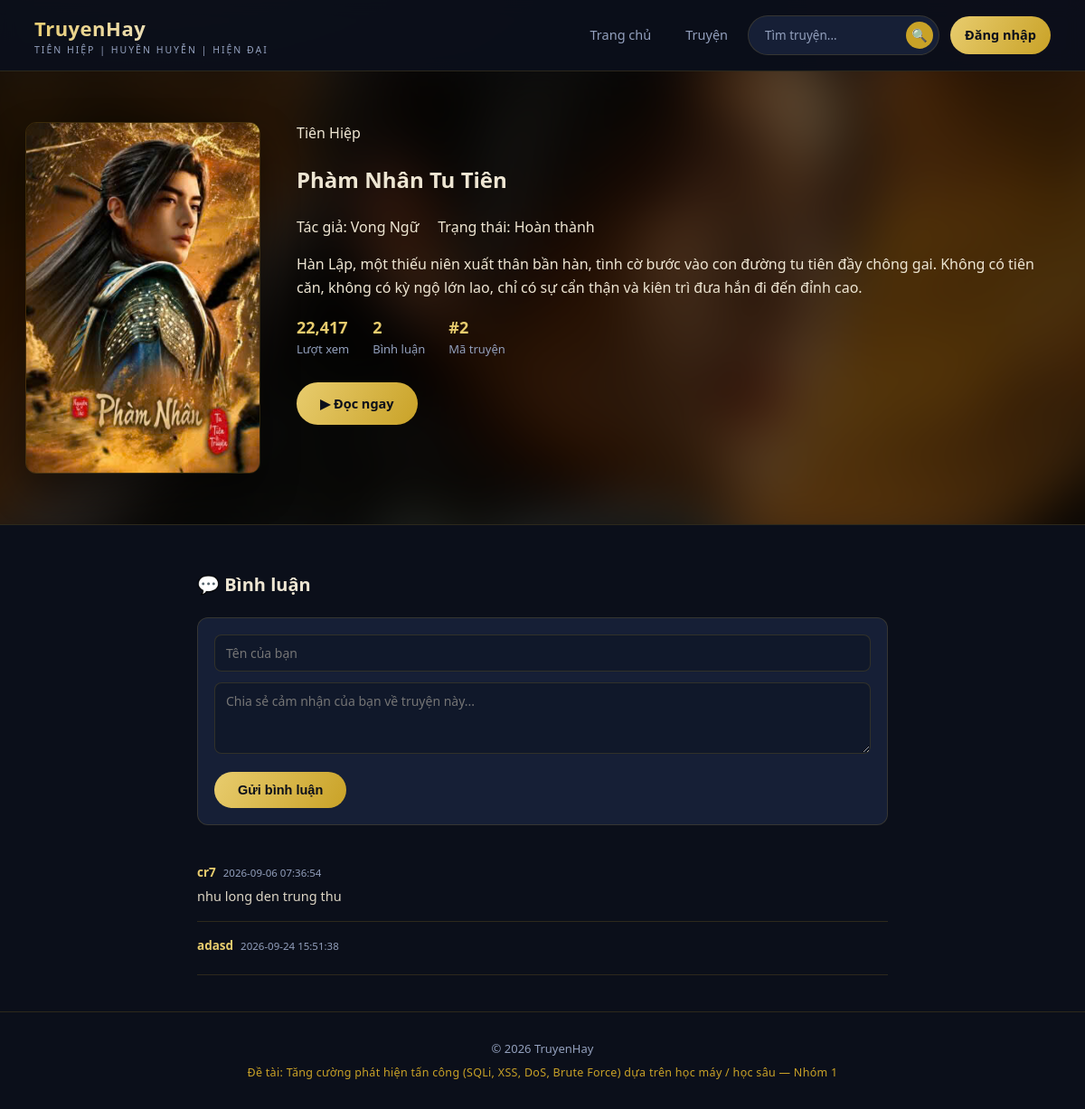
The app's page /truyen/2, older data.
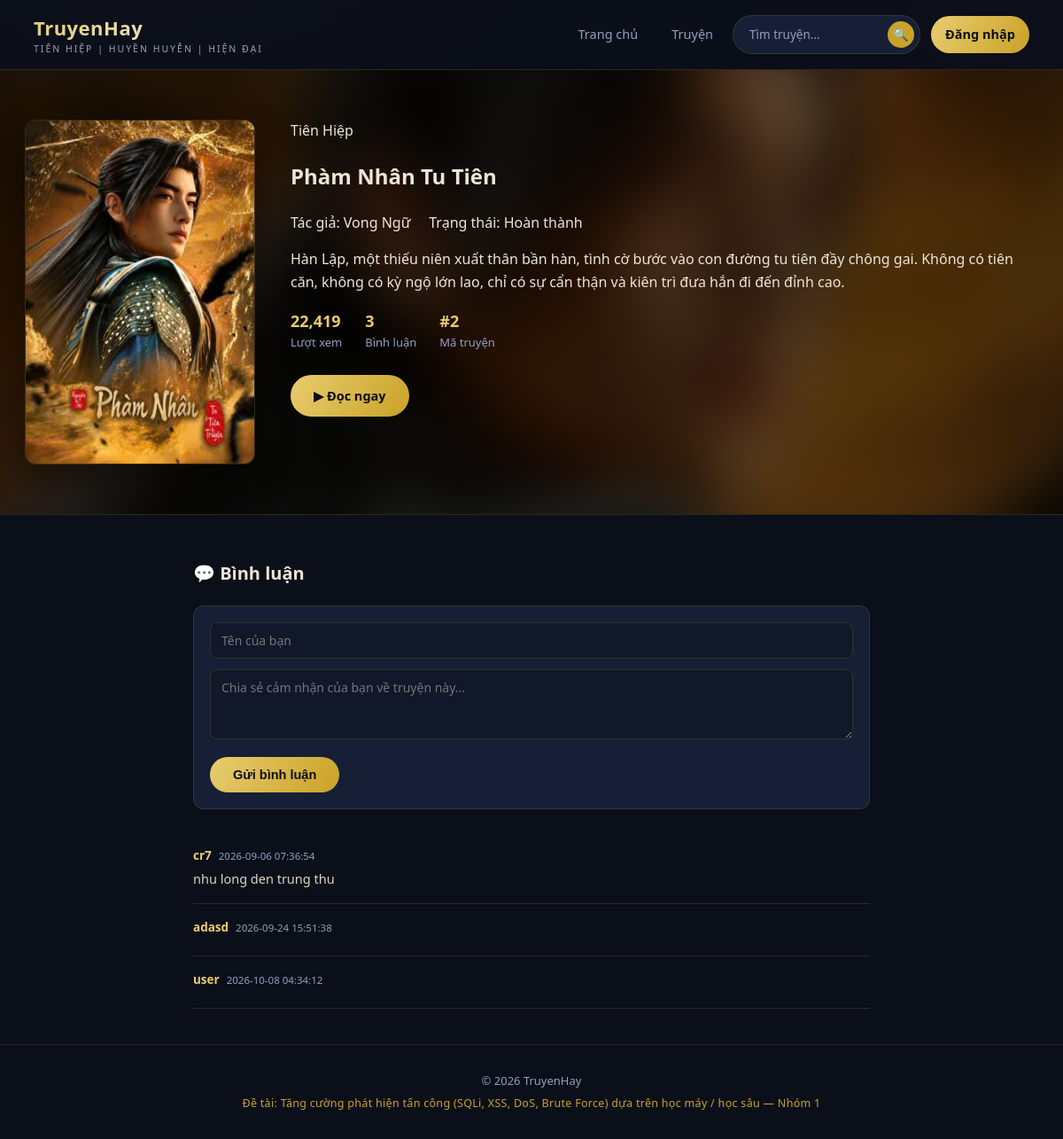
The same page, newer data.
### tables this page shows
CREATE TABLE truyen (
            id INTEGER PRIMARY KEY AUTOINCREMENT,
            title TEXT NOT NULL,
            author TEXT NOT NULL,
            category TEXT NOT NULL,
            description TEXT,
            image TEXT,
            views INTEGER DEFAULT 0,
            status TEXT NOT NULL DEFAULT "Đang ra",
            create_at TIMESTAMP DEFAULT CURRENT_TIMESTAMP
        );

CREATE TABLE comments (
            id INTEGER PRIMARY KEY AUTOINCREMENT,
            truyen_id INTEGER NOT NULL,
            username TEXT NOT NULL,
            content TEXT NOT NULL,
            created_at TIMESTAMP DEFAULT CURRENT_TIMESTAMP,
            FOREIGN KEY (truyen_id) REFERENCES truyen(id)
        );

### app.py (the view, shortened to what this page needs)
@app.route("/truyen/<truyen_id>", methods=["GET", "POST"])
def truyen_detail(truyen_id):
    db = get_db()
    cur = db.cursor()
    if request.method == "GET": #GET
        sql = ("SELECT * FROM truyen WHERE id = {t_id}").format(t_id=truyen_id)
        try: #Lay truyen
            truyen = run_query(sql, fetch="one")
        except sqlite3.Error as e:
            return f"Loi: {e}", 400
        if truyen == None:
            return "Không tìm thấy truyện !", 404
        try: #UPDATE views
            u_sql = "UPDATE truyen SET views = views + 1 WHERE id = {t_id}".format(t_id=truyen_id)
            run_query(u_sql, fetch="none")
        except sqlite3.Error as e:
            pass
        try: #Comments
            cmt_sql = ("SELECT * FROM comments WHERE truyen_id = {id} ORDER BY id"
                       ).format(id=truyen_id)
            comments = run_query(cmt_sql)
        except sqlite3.Error as e:
            comments =[]
        return render_template("truyen_detail.html", truyen=truyen, comments=comments)

### app.py (called while the page is built)
def get_db():
    if "db" not in g:
        g.db = sqlite3.connect(DB_PATH)
        g.db.row_factory = sqlite3.Row
    return g.db

def run_query(query, fetch="all"):
    db = get_db()
    cur = db.cursor()
    cur.execute(query)
    if fetch == "all":
        rows = cur.fetchall()
        return rows
    elif fetch == "one":
        row = cur.fetchone()
        return row
    else:
        db.commit()
        return None

### templates/truyen_detail.html (shortened to what this page needs)
<!DOCTYPE html>
<html lang="vi">
<head>
<link rel="stylesheet" href="{{ url_for('static', filename='style.css') }}">
</head>
<body>
<header class="site-header">
  <div class="header-inner">
    <a href="{{ url_for('index') }}" class="brand">
      <div>
        <div class="brand-text">TruyenHay</div>
        <div class="brand-sub">Tiên hiệp | Huyền huyễn | Hiện đại</div>
      </div>
    </a>
    <nav class="main-nav">
      <a href="{{ url_for('index') }}">Trang chủ</a>
      <a href="{{ url_for('truyen_list') }}">Truyện</a>
      <form class="search-form" action="{{ url_for('truyen_list') }}" method="get">
        <input type="text" name="q" placeholder="Tìm truyện...">
        <button type="submit" aria-label="Tìm kiếm">🔍</button>
      </form>
      {% if session.get('username') %}
        <a href="{{ url_for('logout') }}">Đăng xuất ({{ session.get('username') }})</a>
      {% else %}
        <a href="{{ url_for('login') }}" class="cta">Đăng nhập</a>
      {% endif %}
    </nav>
  </div>
</header>
<section class="detail-hero">
  {% set cover_img = truyen['image'] if truyen['image'] else 'tiennghich.jpg' %}
  {% set cover_url = url_for('static', filename='images/' + cover_img) %}
  <div class="detail-hero-bg" style="background-image: url('{{cover_url}}');"></div>
  <div class="detail-inner">
    <div class="detail-cover">
      <img src="{{cover_url}}" alt="{{ truyen.title }}">
    </div>
    <div class="hero-info">
      <span class="category-tag">{{ truyen['category']}}</span>
      <h1>{{ truyen['title'] }}</h1>
      <div class="author">Tác giả: {{ truyen['author'] }} &nbsp; &nbsp; Trạng thái: {{ truyen['status'] }}</div>
      <p class="desc">{{ truyen['description'] }}</p>
      <div class="stat-row">
        <div class="stat"><b>{{ "{:,}".format(truyen['views'] or 0) }}</b>Lượt xem</div>
        <div class="stat"><b>{{ comments|length }}</b>Bình luận</div>
        <div class="stat"><b>#{{ truyen['id'] }}</b>Mã truyện</div>
      </div>
      <a href="#doc" class="btn btn-primary">▶ Đọc ngay</a>
    </div>
  </div>
</section>
<div class="comments-wrap" id="doc">
  <h2>💬 Bình luận</h2>
  <form class="comment-form" method="post" action="{{ url_for('truyen_detail', truyen_id=truyen['id']) }}">
    <input type="text" name="username" placeholder="Tên của bạn"
           value="{{ session.get('username', '') }}" required>
    <textarea name="content" rows="3" placeholder="Chia sẻ cảm nhận của bạn về truyện này..." required></textarea>
    <button type="submit" class="btn btn-primary">Gửi bình luận</button>
  </form>
  {% for c in comments %}
  <div class="comment-item">
    <div class="who">{{ c.username }}<span class="when">{{ c.created_at }}</span></div>
    <div class="body">{{ c.content|safe }}</div>
  </div>
  {% else %}
  <p style="color:var(--muted);">Chưa có bình luận nào. Hãy là người đầu tiên!</p>
  {% endfor %}
</div>
<footer class="site-footer">
  <div>© 2026 TruyenHay</div>
  <div class="project-line">Đề tài: Tăng cường phát hiện tấn công (SQLi, XSS, DoS, Brute Force) dựa trên học máy / học sâu — Nhóm 1</div>
</footer>
</body>
</html>

Row changes from the older to the newer data that the page shows:
changed truyen "Phàm Nhân Tu Tiên": views "22,417" → "22,419"
added comments: username "user", created_at "2026-10-08 04:34:12"
Text that changed along with them:
{{ comments|length }}: "2" → "3"
